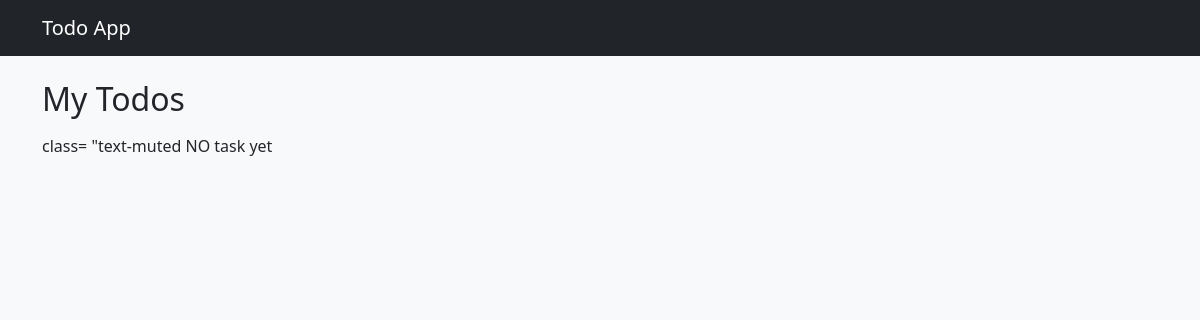
Page /todos/ on the earlier database version.
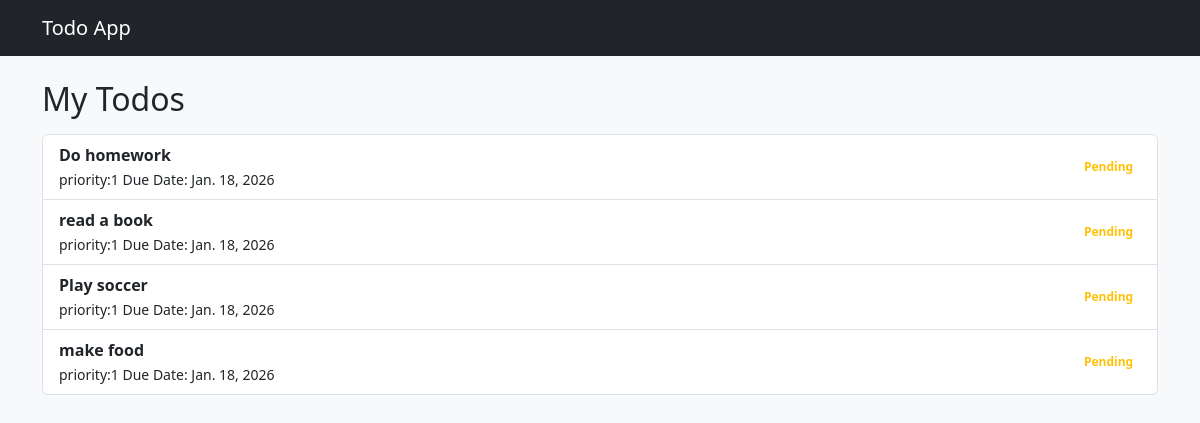
Same page on the later database version.
### todoapp/models.py (models this page shows, shortened)
class Todo(models.Model):
    title = models.CharField(max_length=40)
    description = models.TextField()
    priority = models.IntegerField(default=1)
    due_date = models.DateField(null=True, blank=True)
    is_completed = models.BooleanField(default=False)
    created_at = models.DateTimeField(auto_now_add=True)

### todoapp/views.py (the view)
# urls.py: path('todos/', todo_list),
def todo_list(request):
    todos = Todo.objects.all()
    return render(request, 'todoapp/todo_list.html', {'todos': todos})

### todoapp/templates/todoapp/todo_list.html
{% extends 'todoapp/base.html' %}
{% block content %}
<h2 class="mb-3">My Todos</h2>
{% if todos %}
<ul class="list-group">
    {% for todo in todos %}
        <li class="list-group-item d-flex justify-content-between align-items-center">
        <div>
            <strong>{{ todo.title }}</strong><br>
            <small>
                priority:{{ todo.priority }}
                Due Date: {{ todo.due_date }}
            </small>
        </div>
            {% if todo.is_completed %}
                <span class="badge text-seccess">Completed </span>
            {% else %}
                <span class="badge text-warning">Pending</span>
            {% endif %}
        </li>
    {% endfor %}
</ul>
{% else %}
    <p> class= "text-muted NO task yet </p>
{% endif %}
{% endblock %}

### todoapp/templates/todoapp/base.html (shortened to what this page needs)
<!DOCTYPE html>
<html>
   <head>
        <link href="https://cdn.jsdelivr.net/npm/bootstrap@5.3.8/dist/css/bootstrap.min.css"
        rel="stylesheet"
>
   </head>
   <body class="bg-light">
    <nav class="navbar navbar-dark bg-dark mb-4">
        <div class="container">
            <span class="navbar-brand"> Todo App</span>
        </div>
    </nav>
    <div class="container">
        {% block content %}
        {% endblock %}
    </div>
    </body>
</html>

Differences in the rows shown:
added Todo: title "Do homework", priority "1", due_date "Jan. 18, 2026", is_completed "Pending"
added Todo: title "read a book", priority "1", due_date "Jan. 18, 2026", is_completed "Pending"
added Todo: title "Play soccer", priority "1", due_date "Jan. 18, 2026", is_completed "Pending"
added Todo: title "make food", priority "1", due_date "Jan. 18, 2026", is_completed "Pending"
Other differences:
text no longer shown: "class= \"text-muted NO task yet"
